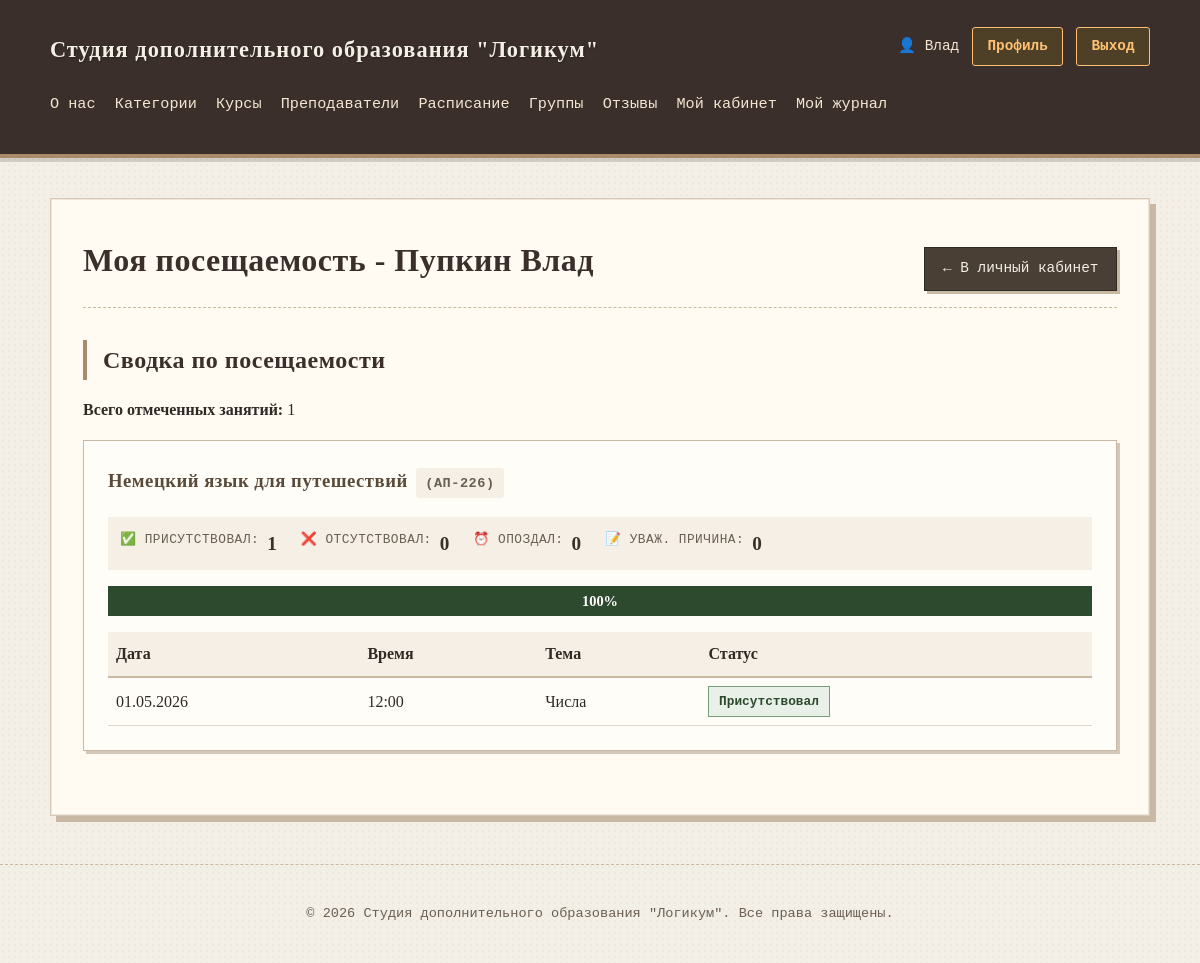
Before: /education/attendance/my/ (signed in) with the older database file.
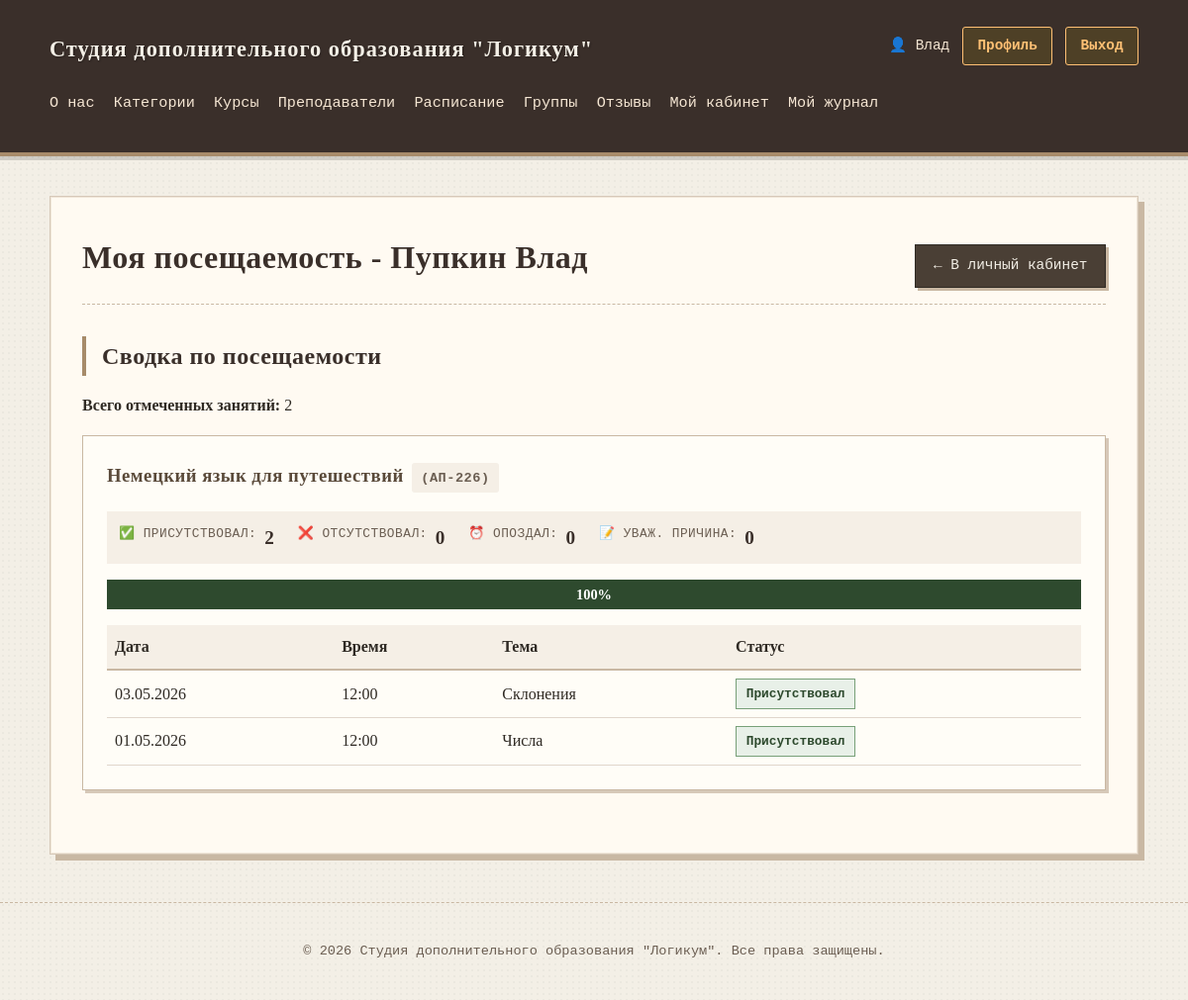
After: the same page with the newer database file.
### education/models.py (models this page shows, shortened)
class Course(models.Model):
    class Status(models.IntegerChoices):
        DRAFT = 0, 'Черновик'
        PUBLISHED = 1, 'Опубликован'
    category = models.ForeignKey(
        Category,
        on_delete=models.SET_NULL,
        null=True,
        related_name='courses',
        verbose_name="Категория"
    )
    title = models.CharField(max_length=100, verbose_name="Название")
    slug = models.SlugField(max_length=100, unique=True, db_index=True, verbose_name="URL")
    description = models.TextField(verbose_name="Краткое описание")
    full_description = models.TextField(blank=True, verbose_name="Полное описание")
    duration_hours = models.IntegerField(verbose_name="Длительность (часы)")
    price = models.DecimalField(max_digits=10, decimal_places=2, verbose_name="Стоимость")
    status = models.IntegerField(
        choices=Status.choices,
        default=Status.DRAFT,
        verbose_name="Статус"
    )
    time_create = models.DateTimeField(auto_now_add=True, verbose_name="Дата создания")
    time_update = models.DateTimeField(auto_now=True, verbose_name="Дата изменения")
    class Meta:
        db_table = 'courses'
        verbose_name = 'Курс'
        verbose_name_plural = 'Курсы'
        ordering = ['-time_create']
    def get_absolute_url(self):
        return reverse('course-detail-slug', kwargs={'course_slug': self.slug})

class Group(models.Model):
    FORMAT_CHOICES = [
        ('offline', 'Очно'),
        ('online', 'Онлайн'),
        ('hybrid', 'Гибридный'),
    ]
    course = models.ForeignKey(Course, on_delete=models.CASCADE, related_name='groups', verbose_name="Курс")
    teacher = models.ForeignKey(Teacher, on_delete=models.SET_NULL, null=True, related_name='groups', verbose_name="Преподаватель")
    name = models.CharField(max_length=100, verbose_name="Название группы")
    start_date = models.DateField(verbose_name="Дата начала")
    end_date = models.DateField(verbose_name="Дата окончания")
    format = models.CharField(max_length=20, choices=FORMAT_CHOICES, verbose_name="Формат обучения")
    max_students = models.PositiveIntegerField(default=10, verbose_name="Макс. студентов")
    is_active = models.BooleanField(default=True, verbose_name="Активна")
    class Meta:
        db_table = 'groups'
        verbose_name = 'Группа'
        verbose_name_plural = 'Группы'
        ordering = ['-start_date']

class Attendance(models.Model):
    STATUS_CHOICES = [
        ('present', 'Присутствовал'),
        ('absent', 'Отсутствовал'),
        ('late', 'Опоздал'),
        ('excused', 'По уважительной причине'),
    ]
    schedule = models.ForeignKey(Schedule, on_delete=models.CASCADE, related_name='attendance', verbose_name="Занятие")
    student = models.ForeignKey(Student, on_delete=models.CASCADE, related_name='attendance', verbose_name="Студент")
    status = models.CharField(max_length=20, choices=STATUS_CHOICES, default='absent', verbose_name="Статус")
    note = models.CharField(max_length=200, blank=True, verbose_name="Примечание")
    class Meta:
        db_table = 'attendance'
        verbose_name = 'Посещаемость'
        verbose_name_plural = 'Посещаемость'
        unique_together = ['schedule', 'student']

class Schedule(models.Model):
    group = models.ForeignKey(Group, on_delete=models.CASCADE, related_name='schedule', verbose_name="Группа")
    date = models.DateField(verbose_name="Дата занятия")
    time = models.TimeField(verbose_name="Время занятия")
    classroom = models.CharField(max_length=50, verbose_name="Аудитория")
    topic = models.CharField(max_length=200, blank=True, verbose_name="Тема занятия")
    class Meta:
        db_table = 'schedule'
        verbose_name = 'Расписание'
        verbose_name_plural = 'Расписание'
        ordering = ['date', 'time']
        unique_together = ['group', 'date', 'time']  # Нельзя два занятия в одно время у одной группы

### education/views.py (the view)
# urls.py: path('attendance/my/', views.student_attendance, name='student-attendance'),
@login_required
@student_required
def student_attendance(request):
    student = request.user.student_profile
    attendances = Attendance.objects.filter(
        student=student
    ).select_related(
        'schedule__group__course'
    ).order_by('-schedule__date', '-schedule__time')
    by_course = {}
    for att in attendances:
        course_id = att.schedule.group.course_id
        if course_id not in by_course:
            by_course[course_id] = {
                'course': att.schedule.group.course,
                'group': att.schedule.group,
                'attendances': [],
                'stats': {'present': 0, 'absent': 0, 'late': 0, 'excused': 0}
            }
        by_course[course_id]['attendances'].append(att)
        by_course[course_id]['stats'][att.status] += 1
    data = {
        'title': f'Моя посещаемость - {student.get_full_name()}',
        'student': student,
        'by_course': by_course,
        'total_attendances': attendances.count(),
    }
    return render(request, 'education/student_attendance.html', data)

### education/context_processors.py (called while the page is built)
def user_groups(request):
    if request.user.is_authenticated:
        groups = list(request.user.groups.values_list('name', flat=True))
        return {'user_groups': groups}
    return {'user_groups': []}

def user_permissions(request):
    context = {
        'user_groups': [],
        'is_admin': False,
        'is_teacher': False,
        'is_student': False,
        'is_marketer': False,
    }
    if request.user.is_authenticated:
        groups = list(request.user.groups.values_list('name', flat=True))
        context['user_groups'] = groups
        context['is_admin'] = request.user.is_superuser or 'Администраторы' in groups
        context['is_teacher'] = 'Преподаватели' in groups
        context['is_student'] = 'Студенты' in groups
        context['is_marketer'] = 'Маркетологи' in groups
    return context

### education/models.py (called while the page is built)
    def get_full_name(self):
        parts = [self.last_name, self.first_name]
        if self.middle_name:
            parts.append(self.middle_name)
        return ' '.join(parts)

### education/templates/education/student_attendance.html (shortened to what this page needs)
{% extends 'base.html' %}
{% block content %}
    <div class="page-header">
        <h1>{{ title }}</h1>
        <a href="{% url 'student-dashboard' %}" class="btn">← В личный кабинет</a>
    </div>
    <div class="attendance-summary-card">
        <h2>Сводка по посещаемости</h2>
        <p><strong>Всего отмеченных занятий:</strong> {{ total_attendances }}</p>
    </div>
    {% if by_course %}
    <div class="attendance-by-course">
        {% for course_id, data in by_course.items %}
        <div class="course-attendance-card">
            <h3>
                <a href="{{ data.course.get_absolute_url }}">{{ data.course.title }}</a>
                <span class="group-name">({{ data.group.name }})</span>
            </h3>
            <div class="attendance-stats">
                <div class="stat-item">
                    <span class="stat-label">✅ Присутствовал:</span>
                    <span class="stat-value present">{{ data.stats.present }}</span>
                </div>
                <div class="stat-item">
                    <span class="stat-label">❌ Отсутствовал:</span>
                    <span class="stat-value absent">{{ data.stats.absent }}</span>
                </div>
                <div class="stat-item">
                    <span class="stat-label">⏰ Опоздал:</span>
                    <span class="stat-value late">{{ data.stats.late }}</span>
                </div>
                <div class="stat-item">
                    <span class="stat-label">📝 Уваж. причина:</span>
                    <span class="stat-value excused">{{ data.stats.excused }}</span>
                </div>
            </div>
            <div class="progress-bar-large">
                <div class="progress-fill" style="width: {% widthratio data.stats.present data.attendances|length 100 %}%;">
                    {% widthratio data.stats.present data.attendances|length 100 %}%
                </div>
            </div>
            <table class="attendance-history-table">
                <thead>
                    <tr>
                        <th>Дата</th>
                        <th>Время</th>
                        <th>Тема</th>
                        <th>Статус</th>
                    </tr>
                </thead>
                <tbody>
                    {% for att in data.attendances|slice:":10" %}
                    <tr>
                        <td>{{ att.schedule.date|date:"d.m.Y" }}</td>
                        <td>{{ att.schedule.time|time:"H:i" }}</td>
                        <td>{{ att.schedule.topic|default:"—" }}</td>
                        <td>
                            <span class="attendance-status status-{{ att.status }}">
                                {{ att.get_status_display }}
                            </span>
                        </td>
                    </tr>
                    {% endfor %}
                </tbody>
            </table>
        </div>
        {% endfor %}
    </div>
    {% else %}
    <div class="empty-state">
        <p>У вас пока нет отмеченных занятий.</p>
    </div>
    {% endif %}
{% endblock %}

Changed rows visible on the page:
computed for Course "Немецкий язык для путешествий": stats.present "1" → "2"
added Attendance: schedule "03.05.2026", schedule.time "12:00", schedule.topic "Склонения", status "Присутствовал"
Other visible differences:
{{ total_attendances }}: "1" → "2"
